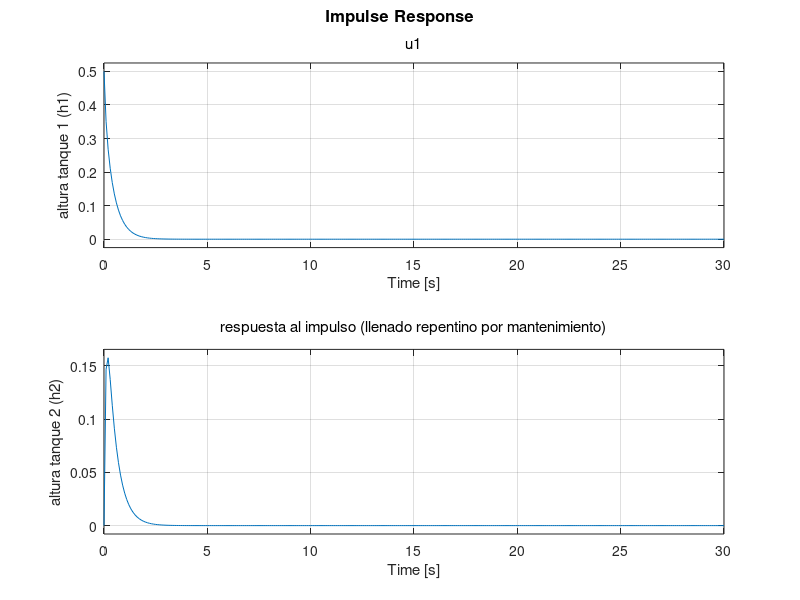
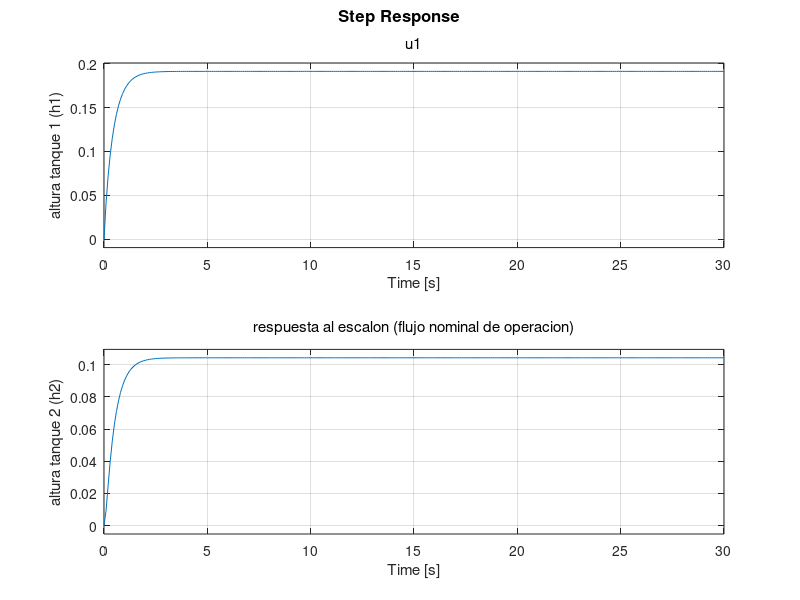
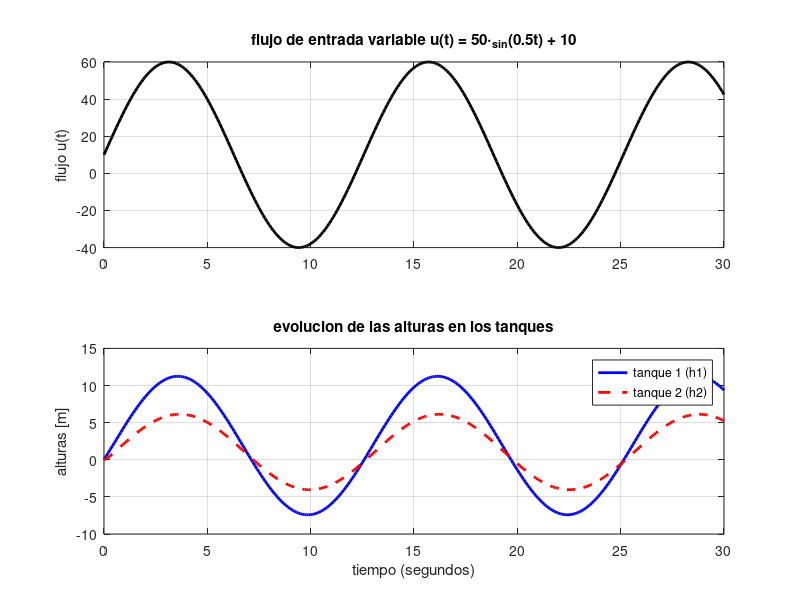

Reproduce these figures in MATLAB, in order. (Note: this script raises an error after producing the figures.)

clear; clc; close all;

% 4.1. modelo de estados y simulacion hidraulica

% parametros del sistema
A1 = 2.0;    A2 = 1.0;
Ri1 = 0.5;   Ri2 = 0.25;
Rs1 = 0.4;   Rs2 = 0.2;

% matrices de espacio de estados
% dh1/dt = (1/A1)*u - (1/(A1*Ri1))*h1 + (1/(A1*Ri1))*h2 - (1/(A1*Ri2))*h1 + (1/(A1*Ri2))*h2 - (1/(A1*Rs1))*h1
% dh2/dt = (1/(A2*Ri1))*h1 - (1/(A2*Ri1))*h2 + (1/(A2*Ri2))*h1 - (1/(A2*Ri2))*h2 - (1/(A2*Rs2))*h2

A = [ -(1/Ri1 + 1/Ri2 + 1/Rs1)/A1 ,  (1/Ri1 + 1/Ri2)/A1 ;
       (1/Ri1 + 1/Ri2)/A2         , -(1/Ri1 + 1/Ri2 + 1/Rs2)/A2 ];

B = [1/A1; 
     0];

C = [1, 0;   % Salida 1: h1(t)
     0, 1];  % Salida 2: h2(t)

D = [0; 
     0];

% crear el objeto de espacio de estados
sys_ss = ss(A, B, C, D);
sys_ss.OutputName = {'altura tanque 1 (h1)', 'altura tanque 2 (h2)'};

fprintf('--- matrices del espacio de estados ---\n');
disp('matriz A:'); disp(A);
disp('matriz B:'); disp(B);

%% simulacion temporal

t_sim = 0:0.1:30; % 30 segundos de simulacion

% 1. respuesta al impulso
figure('Name', 'pregunta 2: respuesta al impulso', 'NumberTitle', 'off');
impulse(sys_ss, t_sim);
grid on;
title('respuesta al impulso (llenado repentino por mantenimiento)');

% 2. respuesta al escalon
figure('Name', 'pregunta 2: respuesta al escalon', 'NumberTitle', 'off');
step(sys_ss, t_sim);
grid on;
title('respuesta al escalon (flujo nominal de operacion)');

% 3. respuesta a entrada variable
u_variable = 50 * sin(0.5 * t_sim) + 10; % Asegura u >= 0

[y_var, t_var] = lsim(sys_ss, u_variable, t_sim);

figure('Name', 'pregunta 2: entrada variable', 'NumberTitle', 'off');
subplot(2,1,1);
plot(t_sim, u_variable, 'k', 'LineWidth', 2);
grid on;
title('flujo de entrada variable u(t) = 50\cdot_s_i_n(0.5t) + 10');
ylabel('flujo u(t)');

subplot(2,1,2);
plot(t_var, y_var(:,1), 'b-', 'LineWidth', 2); hold on;
plot(t_var, y_var(:,2), 'r--', 'LineWidth', 2);
grid on;
title('evolucion de las alturas en los tanques');
xlabel('tiempo (segundos)');
ylabel('alturas [m]');
legend('tanque 1 (h1)', 'tanque 2 (h2)');

%% ---------------------------------------------------------
% 4.2. verificacion e integracion
fprintf('\n--- 4.2. verificacion e integracion ---\n');

% transformación de espacio de estados a funcion de transferencia
sys_tf = tf(sys_ss);

disp('funcion de transferencia desde u(t) hacia h1(t):');
disp(sys_tf(1));
disp('funcion de transferencia desde u(t) hacia h2(t):');
disp(sys_tf(2));

% grafo de la comparacion de respuestas al escalon para validacion
[y_ss, ~] = step(sys_ss, t_sim);

% Simulamos las funciones de transferencia de forma independiente para evitar conflictos de dimensiones
[y_tf1, ~] = step(sys_tf(1), t_sim); % Respuesta para h1
[y_tf2, ~] = step(sys_tf(2), t_sim); % Respuesta para h2

figure('Name', 'Pregunta 2: Verificación SS vs TF', 'NumberTitle', 'off');

% Subplot para Tanque 1
subplot(2,1,1);
plot(t_sim, y_ss(:,1), 'b-', 'LineWidth', 2); hold on;
plot(t_sim, y_tf1, 'ko', 'MarkerSize', 4);
grid on;
title('Validación de Modelos para Tanque 1 (h_1)');
ylabel('Altura [m]');
legend('Espacio de Estados (SS)', 'Función de Transferencia (TF)', 'Location', 'SouthEast');

% Subplot para Tanque 2
subplot(2,1,2);
plot(t_sim, y_ss(:,2), 'r-', 'LineWidth', 2); hold on;
plot(t_sim, y_tf2, 'ko', 'MarkerSize', 4);
grid on;
title('Validación de Modelos para Tanque 2 (h_2)');
xlabel('Tiempo (segundos)');
ylabel('Altura [m]');
legend('Espacio de Estados (SS)', 'Función de Transferencia (TF)', 'Location', 'SouthEast');
